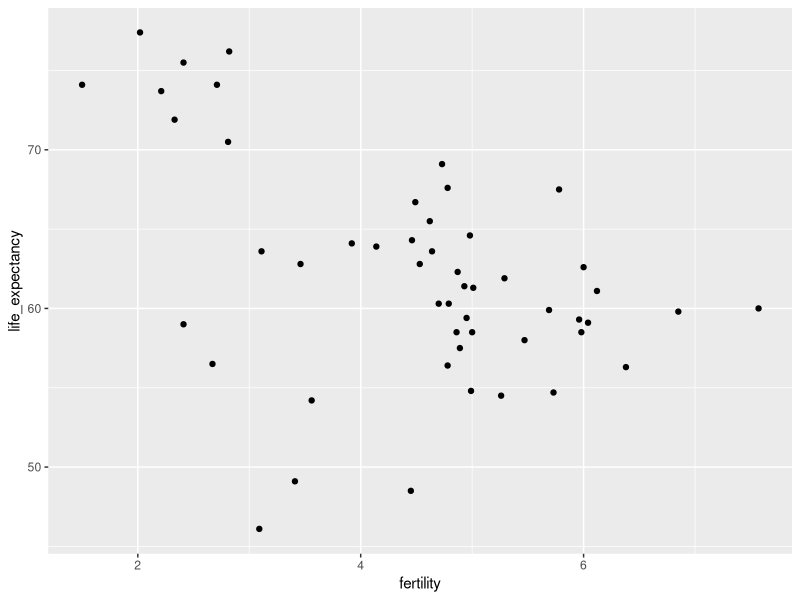
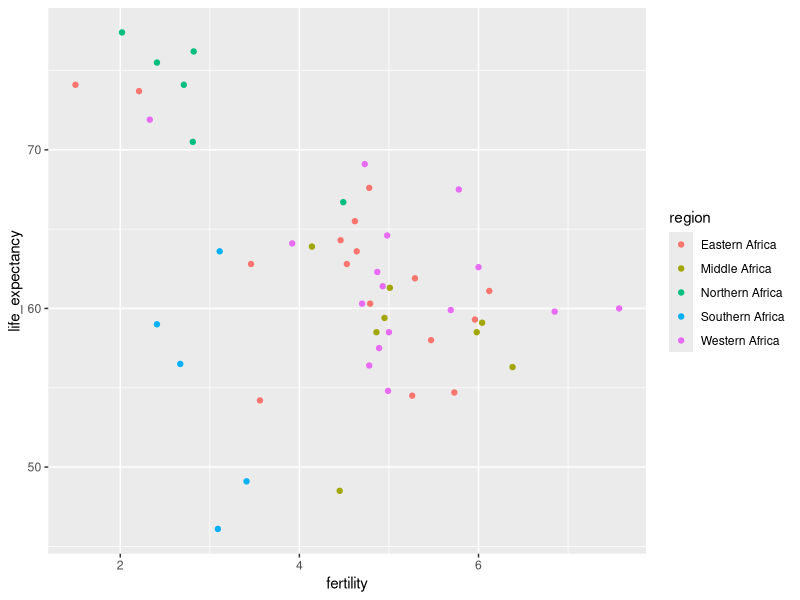
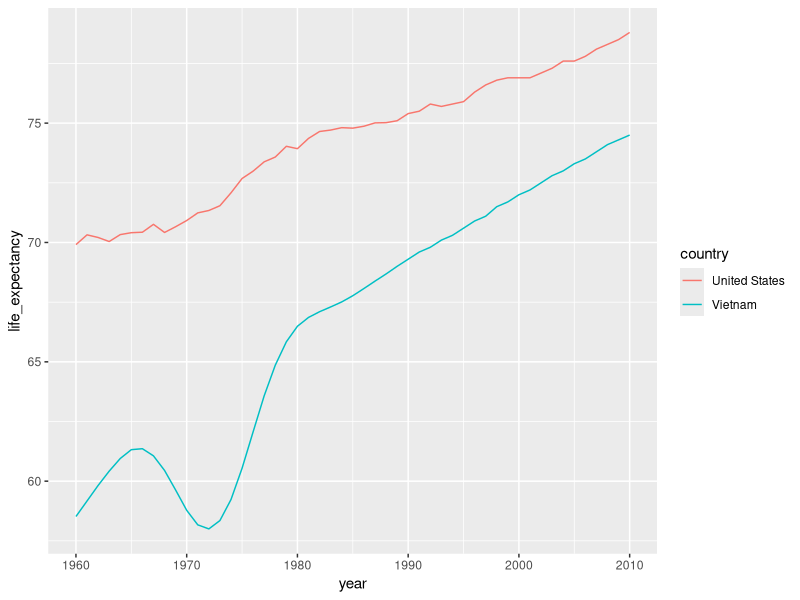
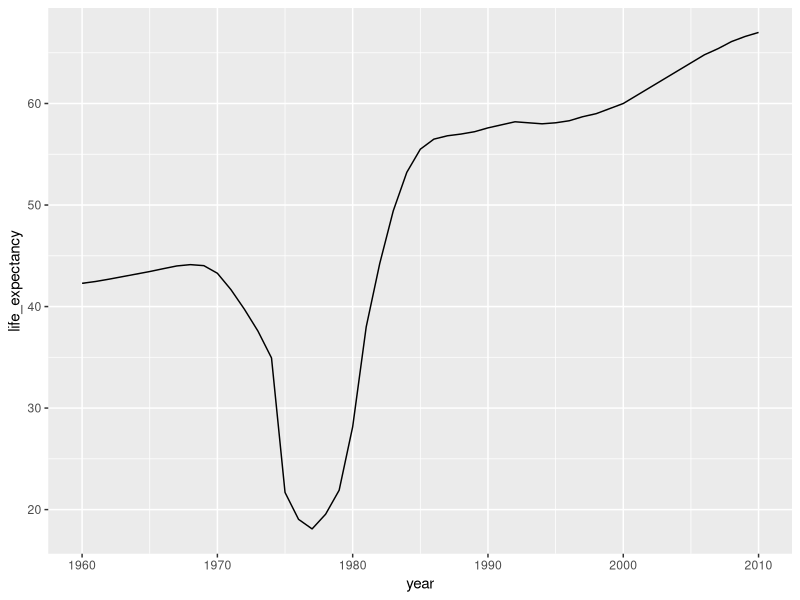
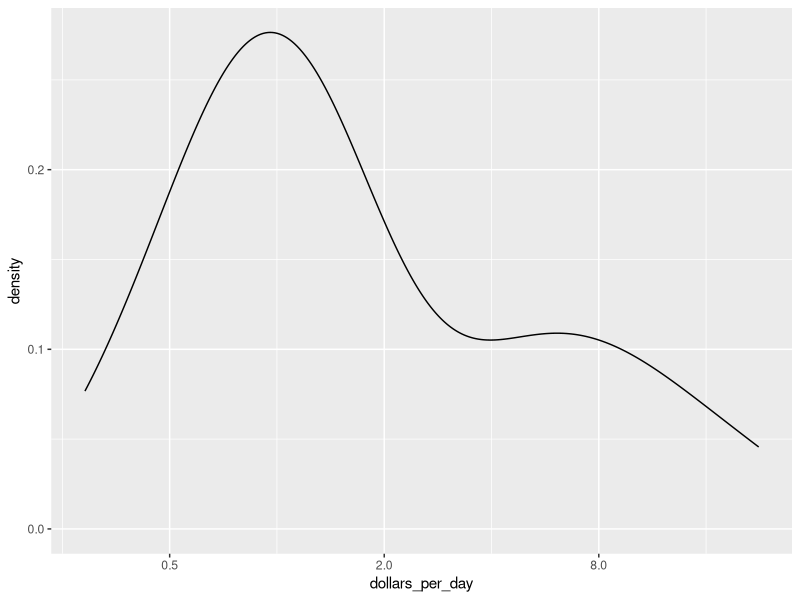
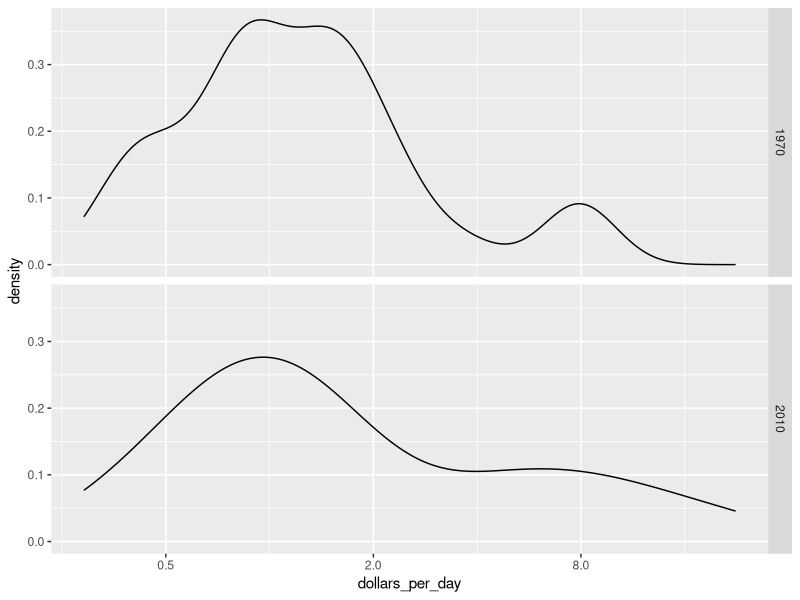
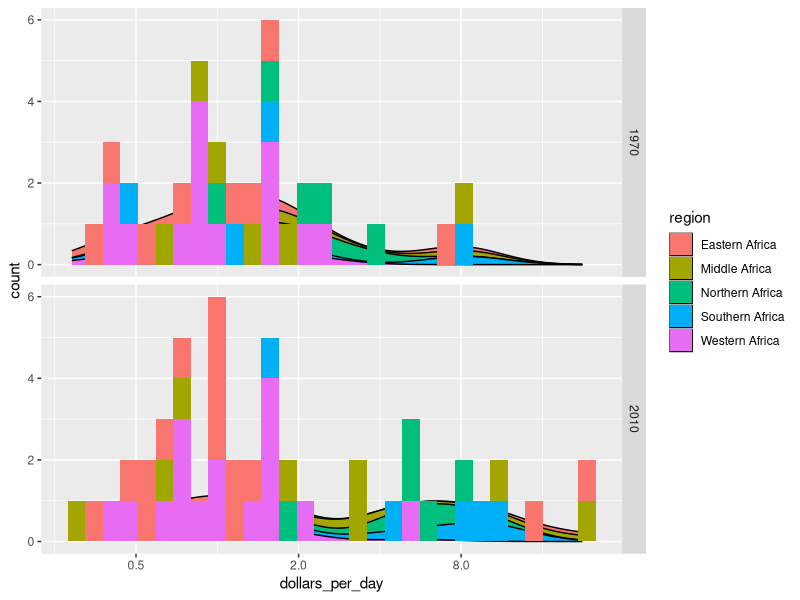
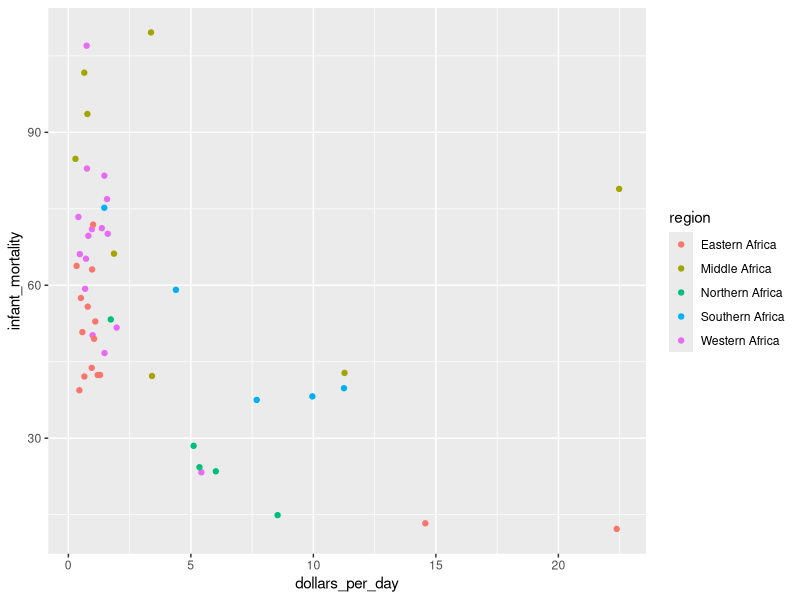

The R script that drew these images, in order:
#some question wording may be from HarvardX staff
#fertility vs life expectancy
library(dplyr)
library(ggplot2)
library(dslabs)
data(gapminder)
names(gapminder)
gapminder %>% filter(continent == "Africa" & year == 2012) %>%
  ggplot(aes(fertility, life_expectancy)) +
  geom_point()

#now with color for diff regions of africa
library(dplyr)
library(ggplot2)
library(dslabs)
data(gapminder)
gapminder %>% filter(continent == "Africa" & year == 2012) %>%
  ggplot(aes(fertility, life_expectancy, color = region)) +
  geom_point()

#select only countries in africa in 2012 with fertility 3 or less & life exp at least
#70
library(dplyr)
library(dslabs)
data(gapminder)
df <- gapminder %>% filter(continent == "Africa" & year == 2012 & 
                             fertility <= 3 & life_expectancy >= 70) %>%
  select(country, region)

#make a table to filter if vietnam, US and between 1960 & 2010
library(dplyr)
library(dslabs)
data(gapminder)
tab <- filter(gapminder, country %in% c("United States", "Vietnam") 
              & year >= 1960 & year <= 2010)
#graph it
p <- tab %>% ggplot(aes(year, life_expectancy, color = country)) + geom_line()
p

#same thing for cambodia
library(dplyr)
library(ggplot2)
library(dslabs)
data(gapminder)
gapminder %>% filter(country == "Cambodia" & year >= 1960 & 
                       year <= 2010) %>% ggplot(aes(year, life_expectancy)) + 
  geom_line()

#africa gdp per day
library(dplyr)
library(dslabs)
data(gapminder)
daydollars <- mutate(gapminder, dollars_per_day = gdp/population/365) %>%
  filter(continent == "Africa" & year == 2010 & gdp != "NA")
#plot smooth density plot
daydollars %>% ggplot(aes(dollars_per_day)) +
  geom_density() +
  scale_x_continuous(trans = "log2")
#faceted sdp
library(ggplot2)
library(dslabs)
data(gapminder)
daydollars2 <- gapminder %>% 
  mutate(dollars_per_day = gdp/population/365) %>% 
  filter(continent == "Africa" & year %in% c(1970, 2010) & gdp != "NA") %>%
  ggplot(aes(dollars_per_day)) +
  geom_density() +
  scale_x_continuous(trans = "log2") +
  facet_grid(year ~ .)
daydollars2

#faceted sdp & stacked histogram by region
library(dplyr)
library(ggplot2)
library(dslabs)
data(gapminder)
gapminder %>% mutate(dollars_per_day = gdp/population/365) %>%
  filter(continent == "Africa" & year %in% c(1970,2010) & !is.na(gdp)) %>%
  ggplot(aes(dollars_per_day, fill = region)) +
  geom_density(bw = 0.5, position = "stack") +
  scale_x_continuous(trans = "log2") +
  facet_grid(year ~ .) +
  geom_histogram(position = "stack")

#scatter plot of dollars per day vs. infant mortality
library(dplyr)
library(ggplot2)
library(dslabs)
data(gapminder)
gapminder_Africa_2010 <- gapminder %>%
  mutate(dollars_per_day = gdp/population/365) %>%
  filter(continent == "Africa" & year == 2010 & !is.na(gdp)) 
gapminder_Africa_2010 %>%
  ggplot(aes(dollars_per_day, infant_mortality, color = region)) +
  geom_point()
gapminder_Africa_2010

#transform x axis to base log2 base scale
gapminder_Africa_2010 %>%
  ggplot(aes(dollars_per_day, infant_mortality, color = region)) +
  geom_point()
scale_x_continuous(trans = "log2")

#add labels for country names  
gapminder_Africa_2010 %>% ggplot(aes(dollars_per_day, infant_mortality, 
                                     color = region, label = country)) +
  geom_point() +
  scale_x_continuous(trans = "log2") +
  geom_text()

#facet grid by year
library(dplyr)
library(ggplot2)
library(dslabs)
data(gapminder)
gapminder_africa_19702010 <- gapminder %>% mutate(dollars_per_day = gdp/population/365) %>%
  filter(continent == "Africa" & year %in% c(1970, 2010) & !is.na(gdp) & !is.na(infant_mortality))
gapminder_africa_19702010 %>% 
  ggplot(aes(dollars_per_day, infant_mortality, color = region, label = country)) +
  geom_point()+
  geom_text()+
  scale_x_continuous(trans = "log2") +
  facet_grid(year ~ .)

#take a look at fertility
library(dplyr)
library(ggplot2)
library(dslabs)
data(gapminder)
gapminder_africa_19702010 <- gapminder %>% mutate(dollars_per_day = gdp/population/365) %>%
  filter(continent == "Africa" & year %in% c(1970, 2010) & !is.na(gdp) & !is.na(fertility))
gapminder_africa_19702010 %>% 
  ggplot(aes(dollars_per_day, fertility, color = region, label = country)) +
  geom_point()+
  geom_text()+
  scale_x_continuous(trans = "log2") +
  facet_grid(year ~ .)
